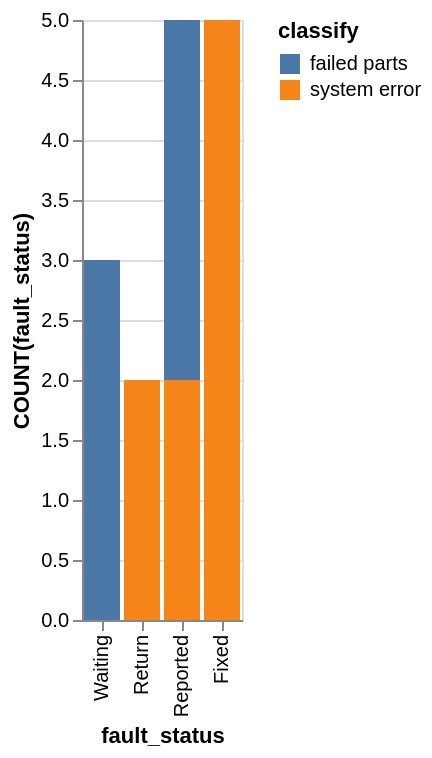

This figure's Vega-Lite source:
### Vega-Lite specification from a JSON file in a GitHub repository (floating-point values rounded to 4 significant figures)
{"data": {"values": [{"x_data": "Waiting", "y_data": 3, "classify": "failed parts"}, {"x_data": "Return", "y_data": 0, "classify": "failed parts"}, {"x_data": "Reported", "y_data": 3, "classify": "failed parts"}, {"x_data": "Fixed", "y_data": 0, "classify": "failed parts"}, {"x_data": "Waiting", "y_data": 0, "classify": "system error"}, {"x_data": "Return", "y_data": 2, "classify": "system error"}, {"x_data": "Reported", "y_data": 2, "classify": "system error"}, {"x_data": "Fixed", "y_data": 5, "classify": "system error"}]}, "mark": "bar", "encoding": {"x": {"field": "x_data", "type": "nominal", "title": "fault_status", "sort": "descending"}, "y": {"field": "y_data", "type": "quantitative", "title": "COUNT(fault_status)"}, "color": {"field": "classify"}}}
